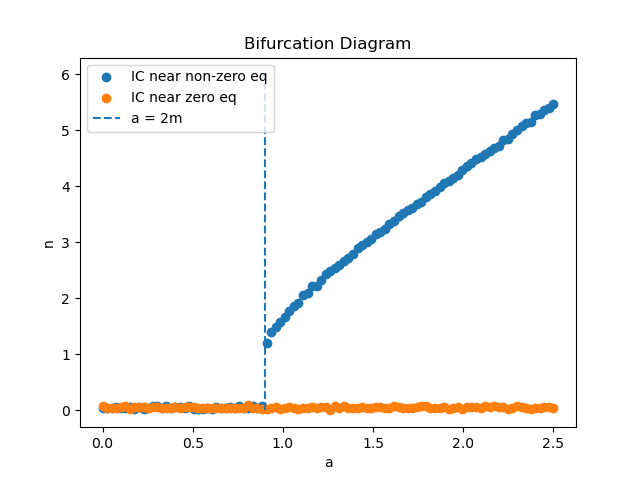

Source code (Python):
"""
Simulation of the PDE system on a 1D grid:
 
  dw/dt = a - w - w*n^2 + v * dw/dx
  dn/dt = w*n^2 - m*n + d2n/dx2
 
w: activator field (no diffusion, advection with velocity v)
n: inhibitor/signal field (diffusion in space)
 
Discretisation:
  - Spatial: finite differences on a uniform 1D grid with periodic BCs
  - dw/dx: upwind scheme (sign of v determines direction)
  - d2n/dx2: central differences
  - Time: explicit (forward) Euler
"""
 
import numpy as np
import matplotlib.pyplot as plt
import matplotlib.animation as animation
import sys
sys.stdout.reconfigure(encoding='utf-8')
 
# ── Parameters ──────────────────────────────────────────────────────────────
L   = 100.0      # domain length
N   = 256        # number of grid points
dx  = L / N      # grid spacing
 
# a   = 2.0    # source term for w
m   = 0.45       # decay rate for n
v   = 0 # 182.5      # advection velocity for w (can be negative)
dw  = 1.0          # diffusion coefficient for w
D   = 1.0        # diffusion coefficient for n (multiplies the Laplacian)
 
T   = 100.0      # total simulation time
dt  = 0.0002      # time step  (must satisfy CFL and diffusion stability)
n_steps = int(T / dt)
a_max = 2.5
a_min = 0.0
# a_range = np.arange(a_min, a_max, 0.5)
a_range = np.linspace(a_min, a_max,100)
 
# Stability checks (print warnings if violated)
cfl     = abs(v) * dt / dx
diff_nu = D * dt / dx**2
print(f"CFL number (advection): {cfl:.3f}  {'⚠ UNSTABLE' if cfl > 1 else '✓'}")
print(f"Diffusion number:       {diff_nu:.3f}  {'⚠ UNSTABLE' if diff_nu > 0.5 else '✓'}")
 
x = np.linspace(0, L, N, endpoint=False)

# ── Helper: periodic index arrays ────────────────────────────────────────────
idx_p = np.arange(N)          # i
idx_f = (idx_p + 1) % N      # i+1  (forward)
idx_b = (idx_p - 1) % N      # i-1  (backward)
 
# ── Initial conditions ───────────────────────────────────────────────────────

n_average = np.zeros(len(a_range))
n_max = np.zeros(len(a_range))


initial_conditions = {"non-zero eq": {"n_average": np.zeros(len(a_range)), "n_max": np.zeros(len(a_range))}, 
                      "zero eq": {"n_average":  np.zeros(len(a_range)), "n_max": np.zeros(len(a_range))}}
plt.figure()
rng = np.random.default_rng(42)

for ic_name, ic_results in initial_conditions.items(): 

    for i, a in enumerate(a_range): 

        print("a = ", a)

        # Non-zero equilibirum 
        if a < 2*m: 
            n_eq = 0
            w_eq = a
        else: 
            n_eq = (a + np.sqrt((a + 2.*m)*(a -2.*m)))/(2.*m)
            w_eq = a / (1.0 + (n_eq*n_eq))
        print("n_eq = ", n_eq)
        print("w_eq = ", w_eq)


        if ic_name == "zero eq": 
            w = a + ((rng.random(N))<0.05)
            n = 0 + ((rng.random(N))<0.05)
        else: 
            w = w_eq + ((rng.random(N))<0.05)
            n = n_eq+ ((rng.random(N))<0.05)

        # ── Time integration ─────────────────────────────────────────────────────────
        save_every = 100               # save a snapshot every this many steps
        snapshots_w = []
        snapshots_n = []
        times       = []
        
        for step in range(n_steps + 1):

            if step % save_every == 0:
                snapshots_w.append(w.copy())
                snapshots_n.append(n.copy())
                times.append(step * dt)
        
            # ── Spatial derivatives ──────────────────────────────────────────────────
        
            # Upwind scheme for dw/dx  (first-order upwind)
            if v >= 0:
                dw_dx = (w - w[idx_b]) / dx          # backward difference
            else:
                dw_dx = (w[idx_f] - w) / dx          # forward difference
        
            # Central difference for d²n/dx²
            d2n_dx2 = (n[idx_f] - 2*n + n[idx_b]) / dx**2
            d2w_dx2 = (w[idx_f] - 2*w + w[idx_b]) / dx**2
            
            # ── RHS ─────────────────────────────────────────────────────────────────
            dw_dt = a - w - w * n**2 - v * dw_dx #+ dw*d2w_dx2
            dn_dt = w * n**2 - m * n + D * d2n_dx2
        
            # ── Euler step ──────────────────────────────────────────────────────────

            w_new = w + dt * dw_dt
            n_new = n + dt * dn_dt
            w_new = np.clip(w_new, 0, 1e6)
            n_new = np.clip(n_new, 0, 1e6)

            if (np.linalg.norm(n_new) - np.linalg.norm(n) < 1e-6) or step == n_steps:
                break

            w = w_new 
            n = n_new 
        
            if np.any(np.isnan(w)) or np.any(np.isnan(n)):
                print(f"NaN detected at step {step} (t={step*dt:.3f}). Stopping.")
                break
        
        ic_results["n_average"][i] = np.average(n) 
        ic_results["n_max"][i] = np.max(n) 


    print("Complete")

    plt.scatter(a_range,  ic_results["n_average"], label = f"IC near {ic_name}")

plt.vlines(2*m, 0, 6, linestyles='dashed', label = "a = 2m")
plt.xlabel("a")
plt.title("Bifurcation Diagram")
plt.ylabel("n")
plt.legend()
plt.savefig("bifurcation_diagram.png")
plt.show()
